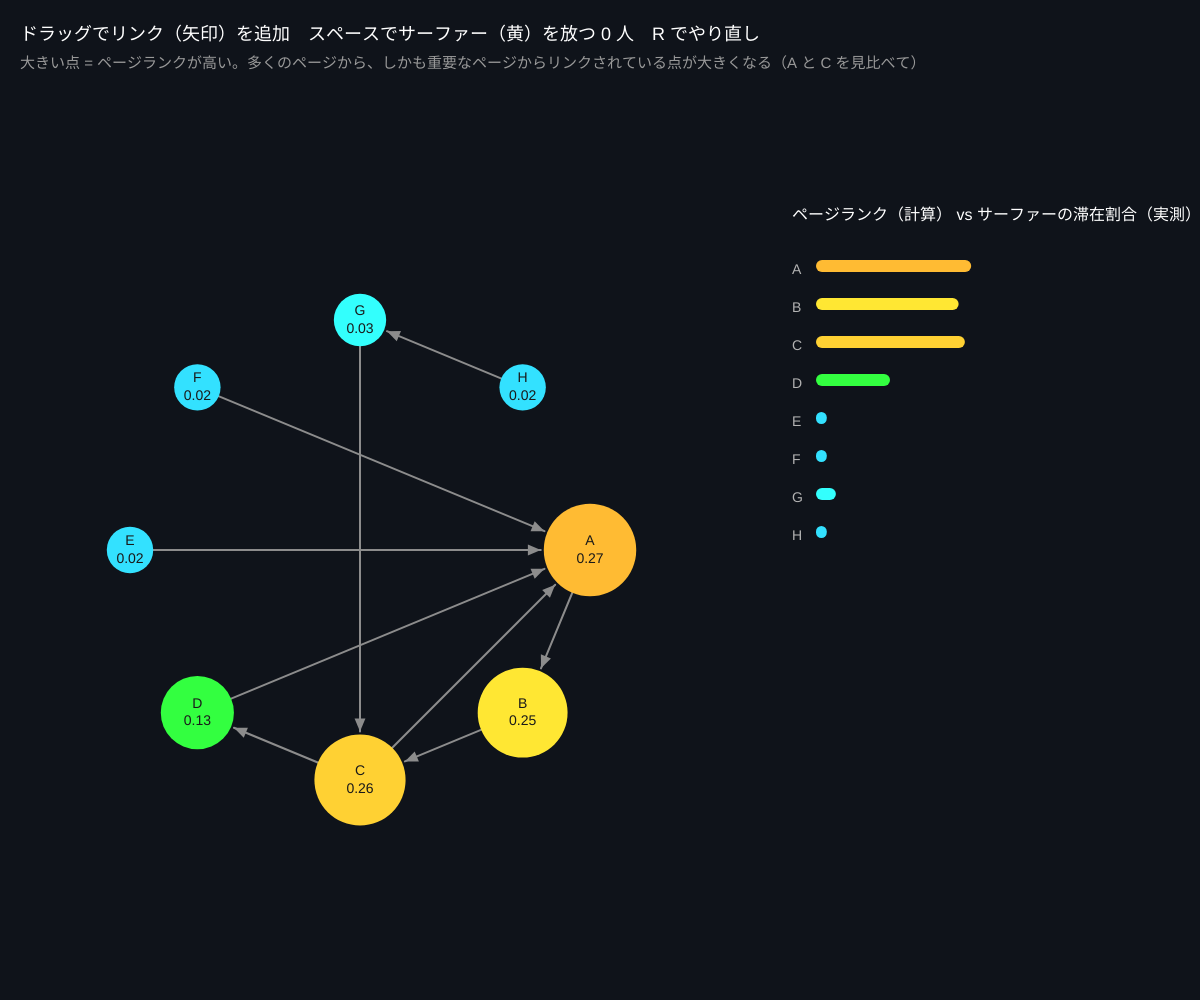
Frame 1 (no input)
Frame 60 (no input): identical to frame 1, image omitted
Frame 120 (the mouse pressed at the canvas centre since frame 60): identical to frame 1, image omitted

The p5.js sketch that drew this single still picture (run headless with seeded random() and noise() and a simulated clock; from frame 60 on, the mouse is pressed at the canvas centre):

// p5.js sketch
// ── sketch.js
// ============================================
// 08 ページランク（Google の検索順位のもと）
// 「たくさんリンクされているページは重要。重要なページからのリンクはもっと重要」
// ランダムに動き回る「サーファー」が、よく滞在するページほど重要 ＝ ページランク
// クリック → 別の点へドラッグでリンク（矢印） / スペースでサーファーを放つ / R でやり直し
// ============================================

let nodes = [], links = []; // links: [from, to]（向きあり）
let rank = [];
let visits = [];
let surfers = [];
let dragFrom = -1;

function setup() {
  createCanvas(windowWidth, windowHeight);
  colorMode(HSB, 360, 100, 100, 100);
  reset();
}

function reset() {
  nodes = []; links = []; surfers = [];
  for (let i = 0; i < 8; i++) nodes.push({ x: width * 0.3 + cos((TWO_PI * i) / 8) * 230, y: height * 0.55 + sin((TWO_PI * i) / 8) * 230 });
  links = [[0, 1], [1, 2], [2, 0], [3, 0], [4, 0], [5, 0], [6, 2], [7, 6], [2, 3]];
  visits = new Array(8).fill(0);
  computeRank();
}

// ★ ページランク：全ページ同じ値から始めて、「リンク先に自分の値を分配する」を何回もくり返す
function computeRank() {
  let n = nodes.length, d = 0.85; // d = リンクをたどる確率（1−d でランダムジャンプ）
  rank = new Array(n).fill(1 / n);
  for (let iter = 0; iter < 50; iter++) {
    let next = new Array(n).fill((1 - d) / n);
    for (let i = 0; i < n; i++) {
      let out = links.filter(([a]) => a === i);
      if (out.length === 0) for (let j = 0; j < n; j++) next[j] += (d * rank[i]) / n; // 行き止まりは全員へ
      else for (let [, b] of out) next[b] += (d * rank[i]) / out.length; // リンク先に等分
    }
    rank = next;
  }
}

function draw() {
  background(220, 40, 10);
  // サーファーを動かす
  for (let s of surfers) {
    s.t += 0.04;
    if (s.t >= 1) {
      s.at = s.to;
      visits[s.at]++;
      let out = links.filter(([a]) => a === s.at);
      s.to = random() < 0.85 && out.length ? random(out)[1] : floor(random(nodes.length)); // ★ 85% でリンク、15% でジャンプ
      s.t = 0;
    }
  }

  // リンク（矢印）
  for (let [a, b] of links) {
    let ax = nodes[a].x, ay = nodes[a].y, bx = nodes[b].x, by = nodes[b].y;
    let ang = atan2(by - ay, bx - ax), r = 18 + sqrt(rank[b]) * 60;
    let ex = bx - cos(ang) * r, ey = by - sin(ang) * r;
    stroke(0, 0, 55);
    strokeWeight(2);
    line(ax, ay, ex, ey);
    noStroke();
    fill(0, 0, 55);
    triangle(ex, ey, ex - cos(ang - 0.4) * 14, ey - sin(ang - 0.4) * 14, ex - cos(ang + 0.4) * 14, ey - sin(ang + 0.4) * 14);
  }
  if (dragFrom >= 0) { stroke(45, 90, 100); line(nodes[dragFrom].x, nodes[dragFrom].y, mouseX, mouseY); }
  // ノード：大きさ = ページランク
  let maxR = max(...rank);
  for (let i = 0; i < nodes.length; i++) {
    noStroke();
    fill(map(rank[i], 0, maxR, 200, 40), 80, 100);
    circle(nodes[i].x, nodes[i].y, 30 + sqrt(rank[i]) * 120);
    fill(0, 0, 10);
    textAlign(CENTER, CENTER);
    textSize(14);
    text(String.fromCharCode(65 + i) + '\n' + nf(rank[i], 1, 2), nodes[i].x, nodes[i].y);
  }
  textAlign(LEFT, BASELINE);
  for (let s of surfers) {
    let x = lerp(nodes[s.at].x, nodes[s.to].x, s.t), y = lerp(nodes[s.at].y, nodes[s.to].y, s.t);
    fill(45, 90, 100);
    circle(x, y, 12);
  }

  // 右：訪問回数（サーファーの統計）とページランクの比較
  let rx = width * 0.66, rw = width - rx - 50;
  let totalV = visits.reduce((a, b) => a + b, 0) || 1;
  noStroke();
  fill(0, 0, 100);
  textSize(16);
  text('ページランク（計算） vs サーファーの滞在割合（実測）', rx, height * 0.22);
  for (let i = 0; i < nodes.length; i++) {
    let y = height * 0.26 + i * 38;
    fill(0, 0, 70);
    textSize(14);
    text(String.fromCharCode(65 + i), rx, y + 14);
    fill(map(rank[i], 0, maxR, 200, 40), 80, 100);
    rect(rx + 24, y, rank[i] * rw * 1.6, 12, 6);
    fill(45, 90, 100);
    rect(rx + 24, y + 15, (visits[i] / totalV) * rw * 1.6, 12, 6);
  }

  fill(0, 0, 100);
  textSize(18);
  text('ドラッグでリンク（矢印）を追加　スペースでサーファー（黄）を放つ ' + surfers.length + ' 人　R でやり直し', 20, 40);
  fill(0, 0, 60);
  textSize(15);
  text('大きい点 = ページランクが高い。多くのページから、しかも重要なページからリンクされている点が大きくなる（A と C を見比べて）', 20, 68);
}

function nearest(x, y) { for (let i = 0; i < nodes.length; i++) if (dist(x, y, nodes[i].x, nodes[i].y) < 35) return i; return -1; }
function mousePressed() { if (mouseY > 80) dragFrom = nearest(mouseX, mouseY); }
function mouseReleased() {
  if (dragFrom >= 0) {
    let to = nearest(mouseX, mouseY);
    if (to >= 0 && to !== dragFrom && !links.some(([a, b]) => a === dragFrom && b === to)) { links.push([dragFrom, to]); computeRank(); }
  }
  dragFrom = -1;
}
function keyPressed() {
  if (key === ' ') for (let k = 0; k < 5; k++) surfers.push({ at: 0, to: floor(random(nodes.length)), t: 0 });
  if (key === 'r' || key === 'R') reset();
}

// ---------- やってみよう ----------
// 1. A は 4 本リンクされている。C は 2 本。でも C のほうが大きくなるのはなぜ？（A からリンクされているから）
// 2. 自分から自分へのリンクや、2 点だけでリンクし合う「ずる」をしても、d = 0.85 のおかげで大きくなりすぎない
// 3. サーファーをたくさん放って長く待つと、実測がページランクに近づく
